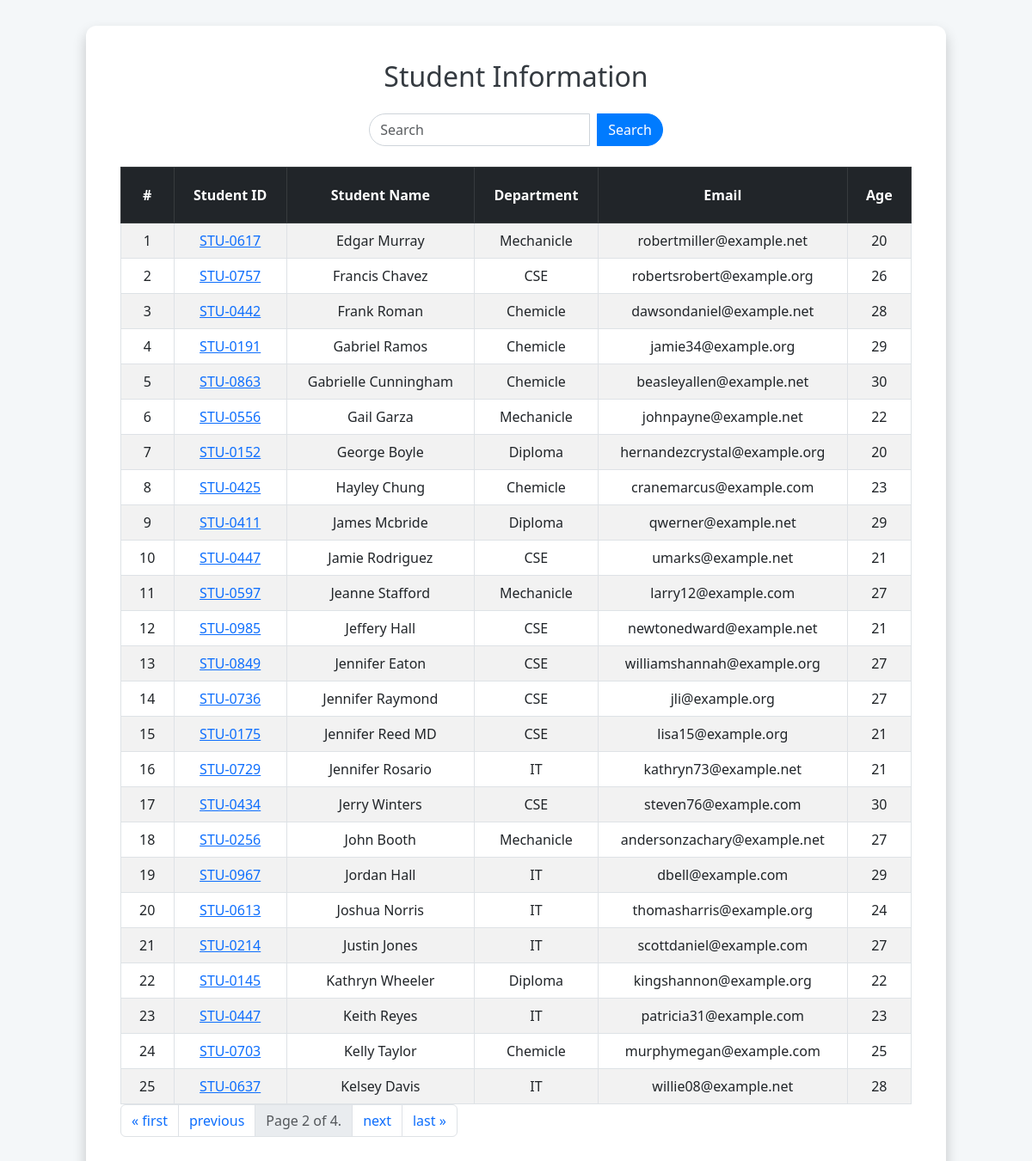
The app's page /getstudent?page=2 with its own data.
### rece/models.py (models this page shows, shortened)
class Student(models.Model):
    department = models.ForeignKey(Department, related_name="depart", on_delete=models.CASCADE)
    student_id = models.OneToOneField(StudentId, related_name="studentid", on_delete=models.SET_NULL, null=True)
    student_name = models.CharField(max_length=100)
    student_email = models.EmailField(unique=True)
    student_age = models.IntegerField(default=18)
    student_address = models.TextField()
    is_deleted = models.BooleanField(default=False)
    objects = StudentManager()
    admin_object = models.Manager()
    class Meta:
        ordering = ['student_name']
        verbose_name = "student"

class StudentId(models.Model):
    student_id = models.CharField(max_length=100)
    def __str__(self) -> str:
        return self.student_id

class Department(models.Model):
    department = models.CharField(max_length=100)
    def __str__(self) -> str:
        return self.department
    class Meta:
        ordering = ['department']

### rece/views.py (the view)
# urls.py: path("getstudent",get_student,name="getstudent"),
def get_student(request):
    queryset = Student.objects.all()
    if request.GET.get("search"):
        data = request.GET.get("search")
        queryset = queryset.filter(Q(student_name__icontains = data) | Q(department__department__icontains = data))
    paginator = Paginator(queryset, 25)
    page_number = request.GET.get("page",1)
    page_obj = paginator.get_page(page_number)
    return render(request,"student.html",{"queryset":page_obj})

### rece/models.py (called while the page is built)
    def get_queryset(self):
        return super().get_queryset().filter(is_deleted = False)

### rece/templates/student.html (shortened to what this page needs)
<!DOCTYPE html>
<html lang="en">
<head>
    <link href="https://stackpath.bootstrapcdn.com/bootstrap/5.3.0/css/bootstrap.min.css" rel="stylesheet">
    <link href="https://cdnjs.cloudflare.com/ajax/libs/bootstrap-icons/1.10.0/font/bootstrap-icons.min.css" rel="stylesheet">
</head>
<body>
    <div class="container">
        <h1 class="mb-4">Student Information</h1>
        <div class="search-bar">
            <form class="d-flex" role="search">
                <input class="form-control me-2" name="search" placeholder="Search" aria-label="Search">
                <button class="btn" type="submit">Search</button>
            </form>
        </div>
        <table class="table table-striped table-bordered">
            <thead class="table-dark text-light">
                <tr>
                    <th>#</th>
                    <th>Student ID</th>
                    <th>Student Name</th>
                    <th>Department</th>
                    <th>Email</th>
                    <th>Age</th>
                </tr>
            </thead>
            <tbody>
                {% for student in queryset %}
                <tr>
                    <td>{{ forloop.counter }}</td>
                    <td><a href="see_marks/{{student.student_id}}">{{ student.student_id }}</a></td>
                    <td>{{ student.student_name }}</td>
                    <td>{{ student.department }}</td>
                    <td>{{ student.student_email }}</td>
                    <td>{{ student.student_age }}</td>
                </tr>
                {% empty %}
                <tr>
                    <td colspan="6">No students found.</td>
                </tr>
                {% endfor %}
            </tbody>
        </table>
        <nav aria-label="Page navigation example">
            <ul class="pagination">
                {% if queryset.has_previous %}
                <li class="page-item"><a class="page-link" href="?page=1">&laquo; first</a></li>
                <li class="page-item"><a class="page-link" href="?page={{ queryset.previous_page_number }}">previous</a></li>
                {% endif %}
                <li class="page-item disabled">
                    <span class="page-link">
                        Page {{ queryset.number }} of {{ queryset.paginator.num_pages }}.
                    </span>
                </li>
                {% if queryset.has_next %}
                <li class="page-item"><a class="page-link" href="?page={{ queryset.next_page_number }}">next</a></li>
                <li class="page-item"><a class="page-link" href="?page={{ queryset.paginator.num_pages }}">last &raquo;</a></li>
                {% endif %}
            </ul>
        </nav>
    </div>
</body>
</html>

### rece/templates/student.html (style rules this page uses)
body { font-family: 'Segoe UI', Tahoma, Geneva, Verdana, sans-serif; background-color: #f4f7f9; padding: 30px; }
.container { background-color: #ffffff; padding: 40px; border-radius: 12px; box-shadow: 0 8px 16px rgba(0, 0, 0, 0.2); max-width: 1000px; margin: 0 auto; }
h1 { color: #343a40; font-size: 2rem; text-align: center; margin-bottom: 1.5rem; }
.table { margin: 0 auto; width: 100%; }
table th, table td { text-align: center; padding: 15px; }
table th { font-weight: bold; background-color: #343a40; color: #ffffff; }
table td { font-size: 1rem; }
.table-striped tbody tr:nth-of-type(odd) { background-color: #f9f9f9; }
.table td, .table th { padding-left: 20px; padding-right: 20px; }
.table thead th { padding-top: 20px; padding-bottom: 20px; }
.search-bar { margin-bottom: 1.5rem; display: flex; justify-content: center; }
.search-bar input { border-radius: 20px 0 0 20px; border: 1px solid #ced4da; box-shadow: none; transition: border-color 0.3s ease-in-out; }
.search-bar button { border-radius: 0 20px 20px 0; border: 1px solid #007bff; background-color: #007bff; color: #ffffff; transition: background-color 0.3s ease-in-out; }

### records on screen
Student: student_id "STU-0617", student_name "Edgar Murray", department "Mechanicle", student_email "robertmiller@example.net", student_age "20"
Student: student_id "STU-0757", student_name "Francis Chavez", department "CSE", student_email "robertsrobert@example.org", student_age "26"
Student: student_id "STU-0442", student_name "Frank Roman", department "Chemicle", student_email "dawsondaniel@example.net", student_age "28"
Student: student_id "STU-0191", student_name "Gabriel Ramos", department "Chemicle", student_email "jamie34@example.org", student_age "29"
Student: student_id "STU-0863", student_name "Gabrielle Cunningham", department "Chemicle", student_email "beasleyallen@example.net", student_age "30"
Student: student_id "STU-0556", student_name "Gail Garza", department "Mechanicle", student_email "johnpayne@example.net", student_age "22"
Student: student_id "STU-0152", student_name "George Boyle", department "Diploma", student_email "hernandezcrystal@example.org", student_age "20"
Student: student_id "STU-0425", student_name "Hayley Chung", department "Chemicle", student_email "cranemarcus@example.com", student_age "23"
Student: student_id "STU-0411", student_name "James Mcbride", department "Diploma", student_email "qwerner@example.net", student_age "29"
Student: student_id "STU-0447", student_name "Jamie Rodriguez", department "CSE", student_email "umarks@example.net", student_age "21"
Student: student_id "STU-0597", student_name "Jeanne Stafford", department "Mechanicle", student_email "larry12@example.com", student_age "27"
Student: student_id "STU-0985", student_name "Jeffery Hall", department "CSE", student_email "newtonedward@example.net", student_age "21"
Student: student_id "STU-0849", student_name "Jennifer Eaton", department "CSE", student_email "williamshannah@example.org", student_age "27"
Student: student_id "STU-0736", student_name "Jennifer Raymond", department "CSE", student_email "jli@example.org", student_age "27"
Student: student_id "STU-0175", student_name "Jennifer Reed MD", department "CSE", student_email "lisa15@example.org", student_age "21"
Student: student_id "STU-0729", student_name "Jennifer Rosario", department "IT", student_email "kathryn73@example.net", student_age "21"
Student: student_id "STU-0434", student_name "Jerry Winters", department "CSE", student_email "steven76@example.com", student_age "30"
Student: student_id "STU-0256", student_name "John Booth", department "Mechanicle", student_email "andersonzachary@example.net", student_age "27"
Student: student_id "STU-0967", student_name "Jordan Hall", department "IT", student_email "dbell@example.com", student_age "29"
Student: student_id "STU-0613", student_name "Joshua Norris", department "IT", student_email "thomasharris@example.org", student_age "24"
Student: student_id "STU-0214", student_name "Justin Jones", department "IT", student_email "scottdaniel@example.com", student_age "27"
Student: student_id "STU-0145", student_name "Kathryn Wheeler", department "Diploma", student_email "kingshannon@example.org", student_age "22"
Student: student_id "STU-0447", student_name "Keith Reyes", department "IT", student_email "patricia31@example.com", student_age "23"
Student: student_id "STU-0703", student_name "Kelly Taylor", department "Chemicle", student_email "murphymegan@example.com", student_age "25"
Student: student_id "STU-0637", student_name "Kelsey Davis", department "IT", student_email "willie08@example.net", student_age "28"

### other values on screen
{{ queryset.number }} "2"
{{ queryset.paginator.num_pages }} "4"
